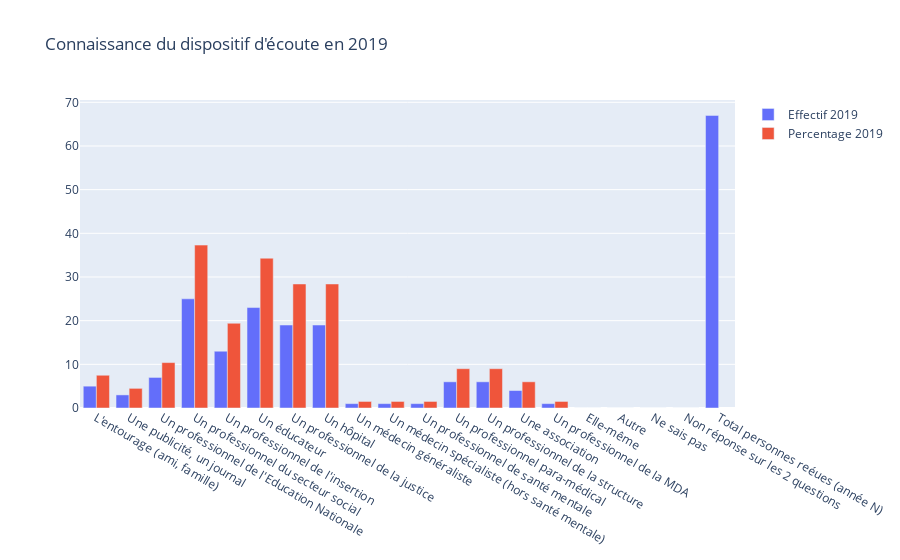

Write notebook code for a chart like this one.
### Code cell
'Connaissance du dispositif d'écoute en 2019'

### Figure 1 — Plotly figure (JSON) as saved in the notebook; plotly's stock layout.template omitted (floating-point values rounded to 4 significant figures)
{"data": [{"name": "Effectif 2019", "type": "bar", "x": ["L'entourage (ami, famille)", "Une publicité, un journal", "Un professionnel de l'Education Nationale", "Un professionnel du secteur social", "Un professionnel de l'insertion", "Un éducateur", "Un professionnel de la justice", "Un hôpital", "Un médecin généraliste", "Un médecin spécialiste (hors santé mentale)", "Un professionnel de santé mentale", "Un professionnel para-médical", "Un professionnel de la structure", "Une association", "Un professionnel de la MDA", "Elle-même", "Autre", "Ne sais pas", "Non réponse sur les 2 questions", "Total personnes reéues (année N)"], "y": [5, 3, 7, 25, 13, 23, 19, 19, 1, 1, 1, 6, 6, 4, 1, 0, 0, 0, 0, 67]}, {"name": "Percentage 2019", "type": "bar", "x": ["L'entourage (ami, famille)", "Une publicité, un journal", "Un professionnel de l'Education Nationale", "Un professionnel du secteur social", "Un professionnel de l'insertion", "Un éducateur", "Un professionnel de la justice", "Un hôpital", "Un médecin généraliste", "Un médecin spécialiste (hors santé mentale)", "Un professionnel de santé mentale", "Un professionnel para-médical", "Un professionnel de la structure", "Une association", "Un professionnel de la MDA", "Elle-même", "Autre", "Ne sais pas", "Non réponse sur les 2 questions", "Total personnes reéues (année N)"], "y": ["7.5%", "4.5%", "10.4%", "37.3%", "19.4%", "34.3%", "28.4%", "28.4%", "1.5%", "1.5%", "1.5%", "9.0%", "9.0%", "6.0%", "1.5%", "0,0%", "0,0%", "0,0%", "0,0%", "Non réponse Q3:"]}], "layout": {"barmode": "group", "title": {"text": "Connaissance du dispositif d'écoute en 2019"}}}
